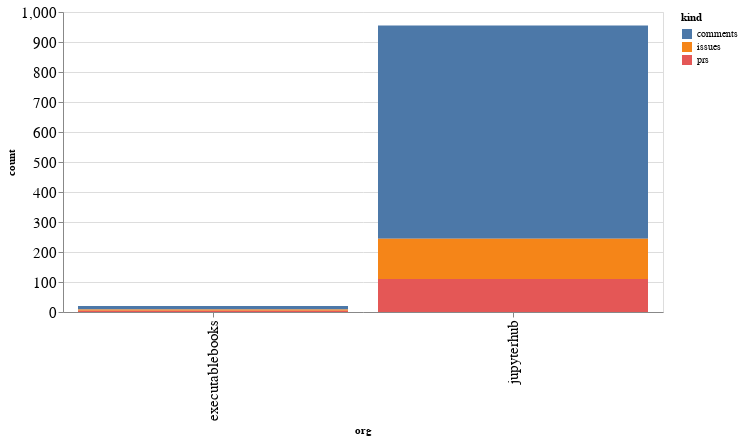

Notebook cell for this chart:
### Code cell
alt.Chart(org_summaries, width=600).mark_bar().encode(
    x='org',
    y='count',
    color='kind',
    tooltip="org"
)

### Figure 1 — Vega-Lite specification as saved in the notebook (floating-point values rounded to 4 significant figures)
{"config": {"axisLeft": {"labelFontSize": 15}, "axisBottom": {"labelFontSize": 15}}, "data": {"name": "data-7b8ed3befddf47c70c7d23e7c0ef98d5"}, "mark": "bar", "encoding": {"color": {"type": "nominal", "field": "kind"}, "tooltip": {"type": "nominal", "field": "org"}, "x": {"type": "nominal", "field": "org"}, "y": {"type": "quantitative", "field": "count"}}, "width": 600, "$schema": "https://vega.github.io/schema/vega-lite/v4.8.1.json", "datasets": {"data-7b8ed3befddf47c70c7d23e7c0ef98d5": [{"org": "executablebooks", "kind": "comments", "count": 12}, {"org": "executablebooks", "kind": "issues", "count": 4}, {"org": "executablebooks", "kind": "prs", "count": 4}, {"org": "jupyterhub", "kind": "comments", "count": 711}, {"org": "jupyterhub", "kind": "issues", "count": 134}, {"org": "jupyterhub", "kind": "prs", "count": 110}]}}
